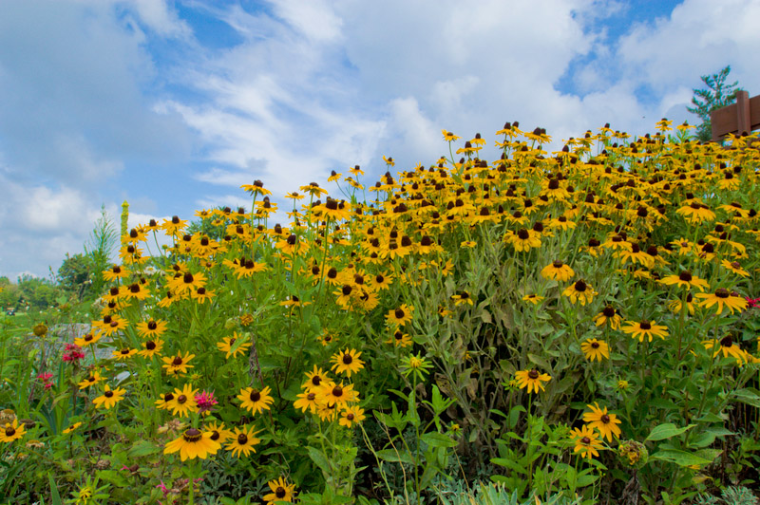
#> input picture img/flower.png, 760 x 505 px
$ python -i palette.py   (imports and definitions only)
#> lines starting #> are read from the running program, lines starting #| are printed output that depends on the picture
### recolor_utils.py
import math
import numpy as np

def rgb2lab4arr(arr):
	result = np.zeros(arr.shape)
	if arr.shape[1]==3:
		for i in range(arr.shape[0]):
			result[i] = rgb2lab(arr[i])
	return result

def lab2rgb4arr(arr):
	result = np.zeros(arr.shape)
	if arr.shape[1]==3:
		for i in range(arr.shape[0]):
			result[i] = lab2rgb(arr[i])
	return result

# [83 lines left out: functions rgb2lab_2, lab2rgb_2, not called in this run]

def rgb2lab(rgb):
	R,G,B = rgb/255
	if R>0.04045 :
		R = math.pow((R+0.055)/1.055,2.4)
	else:
		R = R/12.92
	if G>0.04045 :
		G = math.pow((G+0.055)/1.055,2.4)
	else:
		G = G/12.92
	if B>0.04045 :
		B = math.pow((B+0.055)/1.055,2.4)
	else:
		B = B/12.92

	R = R*100
	G = G*100
	B = B*100
	X = R * 0.4124 + G * 0.3576 + B * 0.1805
	Y = R * 0.2126 + G * 0.7152 + B * 0.0722
	Z = R * 0.0193 + G * 0.1192 + B * 0.9505
	X = X/95.047
	Y = Y/100
	Z = Z/108.883

	if X>0.008856:
		X = math.pow(X,1/3)
	else:
		X = (X*7.787)+16/116
	if Y>0.008856:
		Y = math.pow(Y,1/3)
	else:
		Y = (Y*7.787)+16/116
	if Z>0.008856:
		Z = math.pow(Z,1/3)
	else:
		Z = (Z*7.787)+16/116
	L = (116*Y)-16
	A = 500 * (X-Y)
	B = 200 * (Y-Z)
	return np.array([L,A,B])

def lab2rgb(lab):
	Y = (lab[0] + 16)/116
	X =  lab[1]/500 + Y
	Z = Y - lab[2]/200

	if Y>0.206893034422 :
		Y = math.pow(Y,3)
	else:
		Y = (Y-16/116)/7.787

	if X>0.206893034422 :
		X = math.pow(X,3)
	else:
		X = (X-16/116)/7.787

	if Z>0.206893034422 :
		Z = math.pow(Z,3)
	else:
		Z = (Z-16/116)/7.787

	X = 95.047*X /100
	Y = 100*Y /100
	Z = 108.883*Z/100
	R = X *  3.2406 + Y * -1.5372 + Z * (-0.4986)
	G = X * (-0.9689) + Y *  1.8758 + Z *  0.0415
	B = X *  0.0557 + Y * -0.2040 + Z *  1.0570

	if R > 0.0031308:
		R = 1.055 * math.pow(R,1 / 2.4) - 0.055
	else:
		R = 12.92 * R;
	if G > 0.0031308:
		G = 1.055 * math.pow(G,1 / 2.4) - 0.055
	else:
		G = 12.92 * G;
	if B > 0.0031308:
		B = 1.055 * math.pow(B,1 / 2.4) - 0.055
	else:
		B = 12.92 * B;

	R = R * 255;
	G = G * 255;
	B = B * 255;

	return np.array([R,G,B])


def distance2(c1,c2):
	#return labDistance2(c1,c2)
	return np.sum(np.square(c1-c2))

def distance(c1,c2):
	return math.sqrt(distance2(c1,c2))

def labDistance2(col1,col2):
	l1,a1,b1 = col1
	l2,a2,b2 = col2
	K1 = 0.045
	K2 = 0.015
	del_L = l1-l2
	c1 = math.sqrt(a1*a1+b1*b1)
	c2 = math.sqrt(a2*a2+b2*b2)
	c_ab = c1-c2
	h_ab = (a1-a2)*(a1-a2)+(b1-b2)*(b1-b2) - c_ab*c_ab
	return del_L*del_L + c_ab *c_ab /(1+K1*c1)/(1+K1*c1) + h_ab / (1+K2*c1)/(1+K2*c1)
	#return np.sum(np.square(c1-c2))

def labDistance(c1,c2):
	return math.sqrt(labDistance2(c1,c2))

def getSigma(centers):
	'''
		compute params sigma: mean distance between all pairs of original palette color
	'''
	dist_sum = 0
	size = centers.shape[0]
	for i in range(size):
		for j in range(i+1,size):
			dist_sum += distance(centers[i],centers[j])
	return dist_sum/(size*(size-1)/2)

def getLambda(equation_group,solution):
	return np.matmul(solution,np.linalg.inv(equation_group))
def updateLab(self, src, dst):
	#both src and dst are lab color
	return dst

def isLegalRGB(col_rgb):
	return (col_rgb[0]>=0 and col_rgb[0]<256) and (col_rgb[1]>=0 and col_rgb[1]<256) and (col_rgb[2]>=0 and col_rgb[2]<256)

def isLegalLab(col_lab):
	return isLegalRGB(lab2rgb(col_lab))

# [15 lines left out: functions labBoundary, labIntersect, not called in this run]

### palette.py
import pdb
from recolor_utils import *
import matplotlib.pyplot as plt
import time
from threading import Thread
from numba import jit
class Palette:
	def __init__(self,img,K=5):

		self.bin_num = 16
		self.channels = 4
		self.img = img
		self.orig_img = img[:,:,0:3]
		self.K = K
		self.inf = float("inf")
		bin_num = self.bin_num
		self.bin_color = np.zeros((bin_num,bin_num,bin_num,3))
		self.bin_count = np.zeros((bin_num,bin_num,bin_num,1))
		self.bin_tag   = np.zeros((bin_num,bin_num,bin_num,1)) - 1  #initialize with -1
		#print("img[500][277]={}".format(img[500][285]))
		#(235,128,104)
		##initialize bin  color/lab, count/weight, tag/i-cluster
		'''
		self.data, self.norm_data,self.bin_base,self.bin_range = self.normalize(img)
		for i in range(self.bin_num):
			for j in range(self.bin_num):
				for k in range(self.bin_num):
					clr_r = self.norm2orig((i+0.5)*(1/self.bin_num),'r')
					clr_g = self.norm2orig((j+0.5)*(1/self.bin_num),'g')
					clr_b = self.norm2orig((k+0.5)*(1/self.bin_num),'b')
					self.bin_color[i,j,k] = rgb2lab([clr_r,clr_g,clr_b])

		img_data = self.data.copy();
		for i in range(img_data.shape[0]):
			r,g,b = img_data[i]
			ri,gi,bi = int(r*self.bin_num),int(g*self.bin_num),int(b*self.bin_num)
			ri -= (ri==self.bin_num)
			gi -= (gi==self.bin_num)
			bi -= (bi==self.bin_num)

			self.bin_count[ri][gi][bi] += 1'''

		#########
		## another way to initalize(withount normalize)
		'''
		for i in range(self.bin_num):
			for j in range(self.bin_num):
				for k in range(self.bin_num):
					clr_r = (i+0.5)*self.bin_num
					clr_g = (j+0.5)*self.bin_num
					clr_b = (k+0.5)*self.bin_num
					self.bin_color[i,j,k] = rgb2lab([clr_r,clr_g,clr_b])


		img_data = np.array(self.img).reshape(-1,3);
		for i in range(img_data.shape[0]):
			r,g,b = img_data[i]
			ri,gi,bi = math.floor(r/self.bin_num),math.floor(g/self.bin_num),math.floor(b/self.bin_num)
			ri -= (ri==self.bin_num)
			gi -= (gi==self.bin_num)
			bi -= (bi==self.bin_num)
			self.bin_count[ri][gi][bi] += 1
		print(self.bin_color)
		print(self.bin_color.shape)
		'''
		#idx = (np.arange(self.bin_num)+0.5)*(256/self.bin_num)
		#idx_r = np.repeat(np.repeat(idx.reshape(self.bin_num,1,1,1),self.bin_num,axis=1),self.bin_num,axis=2)
		#idx_g = np.repeat(np.repeat(idx.reshape(1,self.bin_num,1,1),self.bin_num,axis=0),self.bin_num,axis=2)
		#idx_b = np.repeat(np.repeat(idx.reshape(1,1,self.bin_num,1),self.bin_num,axis=0),self.bin_num,axis=1)
		#self.bin_color = np.concatenate((idx_r,idx_g,idx_b),axis=3)

		#41.25595568978259,-13.430644963549721 18.325524758002672
		#99.86456269387023 -0.3109940638383857 -0.08613797071691096
		#43.591213116910644 8.309873936857255 -30.38691603072777
		#57.229503813615054 30.26064995100793 31.614862560671707
		#45.24416783631266 -22.90240052940612 30.26613777060414
		#bin_num =
		self.bin_color = np.zeros((self.bin_num,self.bin_num,self.bin_num,3))
		bin_step = 255.0/(self.bin_num-1)

		img_data = np.array(self.img).reshape(-1,3);
		idx = np.array(np.around(img_data/bin_step),np.int_)
		#time1 = time.time()


		for i in range(img_data.shape[0]):
			#r,g,b = img_data[i]
			#ri,gi,bi = int(round(r/bin_step)),int(round(g/bin_step)),int(round(b/bin_step))
			ri,gi,bi = idx[i]
			self.bin_count[ri,gi,bi] += 1
			self.bin_color[ri,gi,bi] += rgb2lab(img_data[i])#rgb2lab(self.bin_color[i,j,k])


			'''
		img_data = np.array(self.img).reshape(-1,3)
		idx = np.array(np.around(img_data/bin_step),np.int_)
		r_idx = idx[:,0]
		g_idx = idx[:,1]
		b_idx = idx[:,2]
		self.bin_count[r_idx,g_idx,b_idx] += 1
		self.bin_color[r_idx,g_idx,b_idx] += rgb2lab(img_data[r,g,b])
		'''
		#time6 = time.time()
		for i in range(self.bin_num):
			for j in range(self.bin_num):
				for k in range(self.bin_num):
					if self.bin_count[i][j][k]!=0:
						self.bin_color[i,j,k] = self.bin_color[i,j,k]/self.bin_count[i,j,k]

		centers_rgb = lab2rgb4arr(self.kmeans(lock_black=True))
		#time2 = time.time()
		self.centers_lab = rgb2lab4arr(centers_rgb)
		self.orig_centers = self.centers_lab.copy()
		self.user_edited = self.centers_lab.copy()
		self.origL = np.append(np.insert(self.orig_centers[:,0],0,0),100)

		#compute params-sigma
		sigma = getSigma(self.orig_centers)

		#compute param-phi
		def phi(r):
			#compute params phi(r) = exp(-(r^2)/sigma^2)
			return math.exp(-r*r/(2*sigma*sigma))

		equation_group = np.zeros((self.K,self.K))
		for i in range(self.K):
			for j in range(self.K):
				equation_group[i][j] = phi(labDistance(self.orig_centers[j],self.orig_centers[i]))

		lambda_ij = getLambda(equation_group,np.eye(self.K))
		#print("equation_group={}".format(equation_group))
		#print("lambda_ij={}".format(lambda_ij))

		#precompute color(Lab) shift in grid. Then use trilinear interpolate to compute the rest colors(rgb)
		g = 12 #grid size
		self.g = g
		self.wi = np.zeros((g,g,g,self.K)) #weights of RBF functions:how much effection each center/cluster cause to each grid
		gsize = (math.ceil(256/(g-1))) #24
		self.gsize = gsize
		self.g_lab = np.zeros((g,g,g,3))
		self.g_rgb = np.zeros((g,g,g,3))
		for ii in range(g):
			for jj in range(g):
				for kk in range(g):
					col = rgb2lab(np.array([min(ii*gsize,255),min(jj*gsize,255),min(kk*gsize,255)]))
					self.g_lab[ii][jj][kk] = col
					#col = rgb2lab(np.array([ii*gsize,jj*gsize,kk*gsize]))
					for i in range(self.K):
						for j in range(self.K):
							self.wi[ii][jj][kk][i] += lambda_ij[i,j] * phi(labDistance(col,self.orig_centers[j]))
					#clamp negative weight to zero and then renormalize
					#print("wi[{},{},{}]={}".format(ii,jj,kk,self.wi[ii][jj][kk]))
					renormal_flag = False
					for i in range(self.K):
						if self.wi[ii][jj][kk][i] < 0 :
							self.wi[ii][jj][kk][i] = 0
							renormal_flag = True

					sum_tmp = np.sum(self.wi[ii][jj][kk])
					#if renormal_flag:
					self.wi[ii][jj][kk] = self.wi[ii][jj][kk]/sum_tmp
					#else:
					#	print("sum_tmp:",sum_tmp)
					#print("wi[{},{},{}]={},flag={}".format(ii,jj,kk,self.wi[ii][jj][kk],renormal_flag))


		#precompute the weight between each pixel to its eight neareast grid values
		height,width = self.img.shape[0:2]


		orignal_img = self.orig_img/gsize
		p_w_idx0 = np.floor(orignal_img)

		def sumAbsMul(arr):
			arr = np.abs(arr)
			return arr[:,:,0]*arr[:,:,1]*arr[:,:,2]
		self.pixel_w = np.zeros((height,width,8))
		self.pixel_w[:,:,7] = sumAbsMul(p_w_idx0 - orignal_img)
		self.pixel_w[:,:,6] = sumAbsMul(p_w_idx0 + np.array([0,0,1]) - orignal_img)
		self.pixel_w[:,:,5] = sumAbsMul(p_w_idx0 + np.array([0,1,0]) - orignal_img)
		self.pixel_w[:,:,4] = sumAbsMul(p_w_idx0 + np.array([0,1,1]) - orignal_img)
		self.pixel_w[:,:,3] = sumAbsMul(p_w_idx0 + np.array([1,0,0]) - orignal_img)
		self.pixel_w[:,:,2] = sumAbsMul(p_w_idx0 + np.array([1,0,1]) - orignal_img)
		self.pixel_w[:,:,1] = sumAbsMul(p_w_idx0 + np.array([1,1,0]) - orignal_img)
		self.pixel_w[:,:,0] = sumAbsMul(p_w_idx0 + np.array([1,1,1]) - orignal_img)

		# [7 lines of commented-out code are left out]

	def showCenters(self):
		self.showCenters(self.centers_lab)

	# [42 lines left out: functions showCenters, centers, norm2orig, normalize, not called in this run]


	def kmeans(self,lock_black=True):
		centers = self.init_center4kmeans(lock_black)

		'''centers = np.array([[0,0,0],[41.25595568978259,-13.430644963549721,18.325524758002672], \
		[99.86456269387023,-0.3109940638383857,-0.08613797071691096], \
		[43.591213116910644,8.309873936857255,-30.38691603072777], \
		[57.229503813615054,30.26064995100793,31.614862560671707], \
		[45.24416783631266,-22.90240052940612,30.26613777060414]])'''

		#self.showCenters(centers)
		no_change = False

		valid_weight = np.squeeze((self.bin_count.reshape(-1,1) != 0),axis=1)
		bin_weight = self.bin_count.reshape(-1,1)[valid_weight]
		print("bin_weight=",bin_weight.shape)
		bin_color = self.bin_color.reshape(-1,3)[valid_weight]
		bin_tag = self.bin_tag.reshape(-1,1)[valid_weight]
		ncluster = centers.shape[0]
		iter_times = 0
		iter_MAXtimes = 20
		while (not no_change) and iter_times<iter_MAXtimes:
			#print("Iter:{},Kmeans centers:".format(iter_times))
			#for i in range(centers.shape[0]):
			#	print(centers[i])

			iter_times += 1
			#no_change = True
			summ = np.zeros((ncluster,3))
			count = np.zeros((ncluster,1))
			#pdb.set_trace()
			for i in range(bin_color.shape[0]):
				#if bin_weight[i] == 0:
				#	continue
				mind = self.inf
				mini = -1;
				#update the tag of each bin
				for p in range(ncluster):
					d2 = distance2(bin_color[i],centers[p])
					if d2<mind :
						mind = d2
						mini = p
				if mini != bin_tag[i]:
					bin_tag[i] = mini
					#no_change = False
				summ[mini] += bin_color[i]*bin_weight[i]
				count[mini] += bin_weight[i]
			#update cluster
			tmp_centers = centers.copy()
			sum_d2 = 0
			for i in range(ncluster):
				if lock_black==True and i==0:
					continue
				#tmp_centers[i] = centers[i]
				if count[i]!=0 :
					tmp_centers[i] = summ[i]/count[i]
				sum_d2 += distance(tmp_centers[i],centers[i])

			if math.sqrt(sum_d2)<0.01:
				no_change = True
			centers = tmp_centers

			#self.showCenters(centers)

		#discard the black palette
		if lock_black==True:
			centers = centers[1:]
		centers = self.sortbylumination(centers)
		assert (centers.shape[0] == self.K),"centers numbers are not equal to K"
		return centers

	def sortbylumination(self,arr):
		#in increasing order
		lumi = arr[:,0]
		sort_idx = np.argsort(lumi)
		copy = arr.copy()
		for i in range(sort_idx.size):
			copy[i,:] = arr[sort_idx[i],:]
		return copy

	def init_center4kmeans(self,lock_black=True):
		bin_black = rgb2lab(np.array([0,0,0]))
		#bin_black = rgb2lab(np.array([0,0,0]))
		centers_lab = np.zeros((self.K,3))
		valid_weight = np.squeeze(self.bin_count.reshape(-1,1),axis=1)
		#print("bin_weight.shape=",bin_weight2.shape)
		bin_weight = self.bin_count.reshape(-1,1)[valid_weight!=0].copy()
		#print("bin_weight2!=0",bin_weight2!=0)

		bin_copy = self.bin_color.reshape(-1,3)[valid_weight!=0]
		# [11 lines of commented-out code are left out]
		for p in range(self.K):
			# [16 lines of commented-out code are left out]
			for i in range(bin_weight.shape[0]):
				rgb = lab2rgb(bin_copy[i])
				#print("bin_color(({},{},{})).weight = {}".format(rgb[0],rgb[1],rgb[2],bin_weight[i]))
			idx = np.argmax(bin_weight)
			tmp = bin_copy[idx]
			#pdb.set_trace()
			centers_lab[p] = tmp
			for i in range(bin_weight.shape[0]):
				d2 = distance2(bin_copy[i] , tmp)
				factor = 1 - math.exp(-d2/6400)
				bin_weight[i] *= factor


			#self.showCenters(centers_lab[0:p+1])
		#pdb.set_trace()
		if lock_black==True:
			centers_lab = np.insert(centers_lab,0,bin_black,axis=0)

		#self.showCenters(centers_lab[0:self.K+1])
		return centers_lab


	# [20 lines left out: functions adjustCentersL, getBoundary, not called in this run]
	def updateSingle_ab(self,col_lab,offset):

		return col_lab
	# [119 lines left out: functions updateGrid, update, not called in this run]

>>> import cv2
>>> picture = cv2.cvtColor(cv2.imread('img/flower.png'), cv2.COLOR_BGR2RGB)
>>> result = Palette(picture).kmeans()
#> the loop in __init__, `for i in range(img_data.shape[0]):` made 383800 passes
#> (ri, R in rgb2lab, G in rgb2lab, X in rgb2lab, Y in rgb2lab, Z in rgb2lab, L in rgb2lab) on passes 1 to 3: (9, 30.05, 41.79, 0.741, 0.742, 0.841, 70.02), (9, 29.61, 42.33, 0.741, 0.743, 0.842, 70.23), (9, 28.74, 42.87, 0.74, 0.745, 0.842, 70.37)
#| bin_weight= (1186, 1)
#> in sumAbsMul (call 5), `arr = np.abs(arr)`:
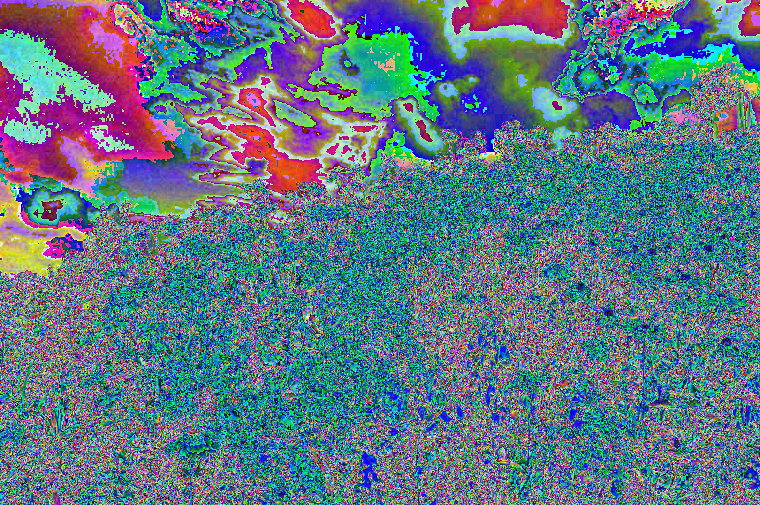
#> arr: shape (505, 760, 3) float64; mean of channels 0, 1, 2 0.523, 0.466, 0.369; drawn as B, G, R
#> in sumAbsMul (call 6), `arr = np.abs(arr)`:
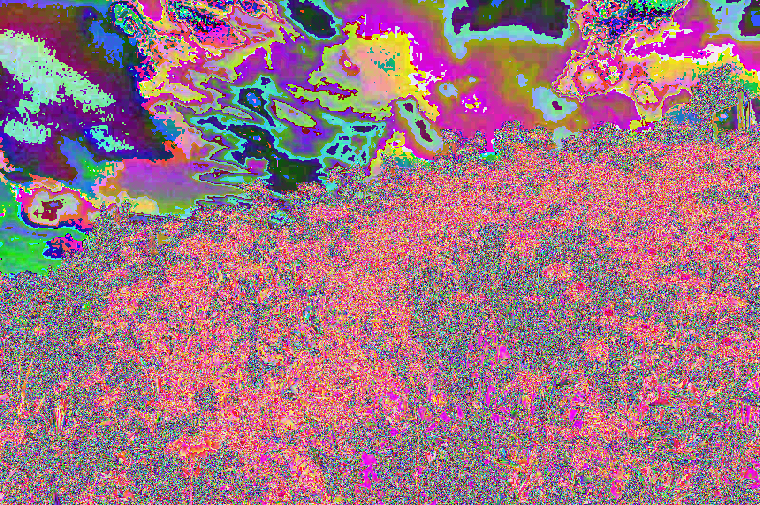
#> arr: shape (505, 760, 3) float64; mean of channels 0, 1, 2 0.523, 0.466, 0.631; drawn as B, G, R
#> in sumAbsMul (call 6), `return arr[:,:,0]*arr[:,:,1]*arr[:,:,2]`:
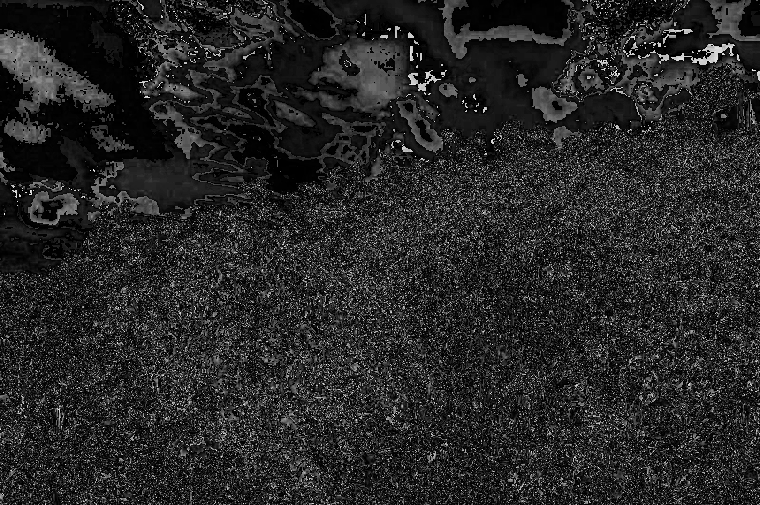
#> returned value: shape (505, 760) float64; min 0, max 0.958, mean 0.154
#> in sumAbsMul (call 7), `arr = np.abs(arr)`:
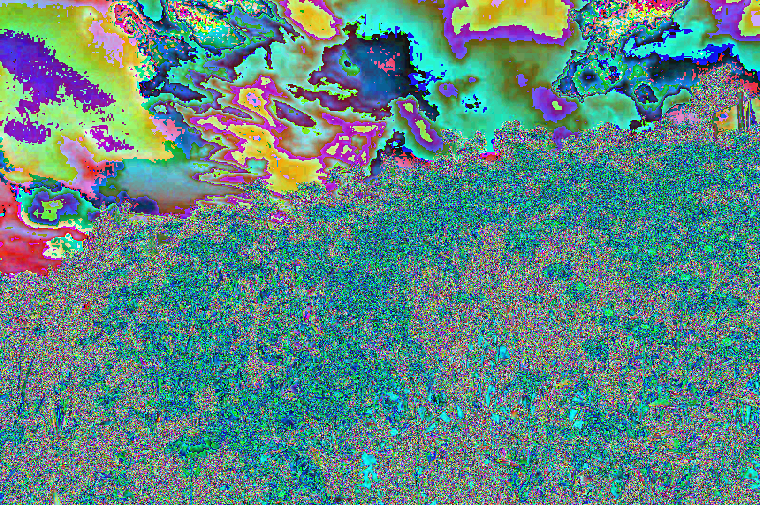
#> arr: shape (505, 760, 3) float64; mean of channels 0, 1, 2 0.523, 0.534, 0.369; drawn as B, G, R
#> in sumAbsMul (call 7), `return arr[:,:,0]*arr[:,:,1]*arr[:,:,2]`:
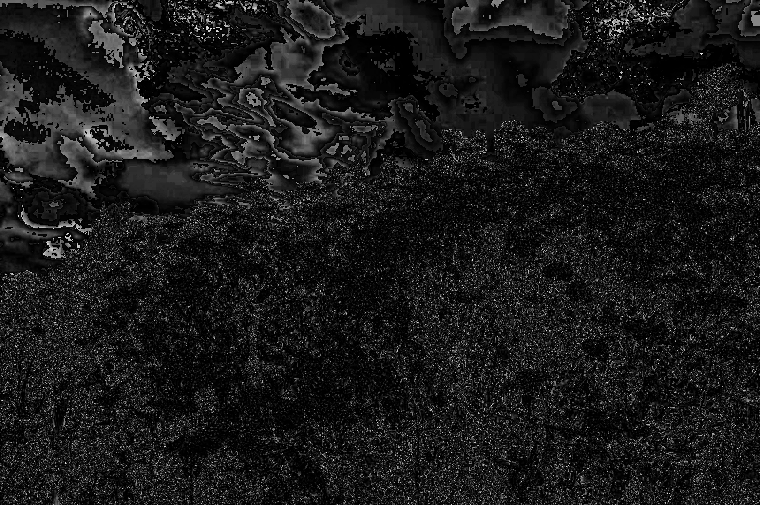
#> returned value: shape (505, 760) float64; min 0, max 0.958, mean 0.101
#> in sumAbsMul (call 8), `arr = np.abs(arr)`:
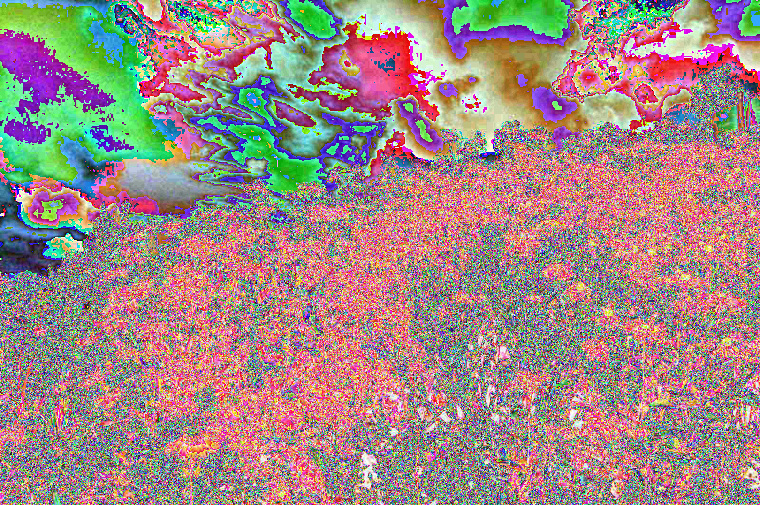
#> arr: shape (505, 760, 3) float64; mean of channels 0, 1, 2 0.523, 0.534, 0.631; drawn as B, G, R
#> in sumAbsMul (call 8), `return arr[:,:,0]*arr[:,:,1]*arr[:,:,2]`:
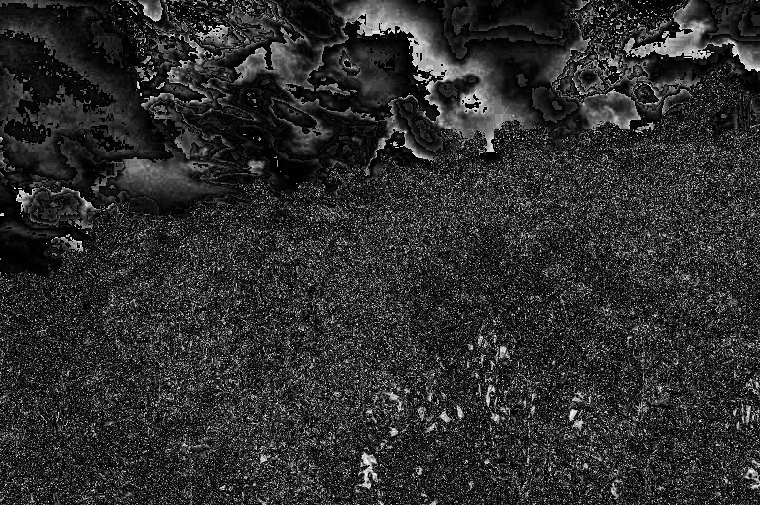
#> returned value: shape (505, 760) float64; min 7.23e-05, max 1, mean 0.18
#| bin_weight= (1186, 1)
